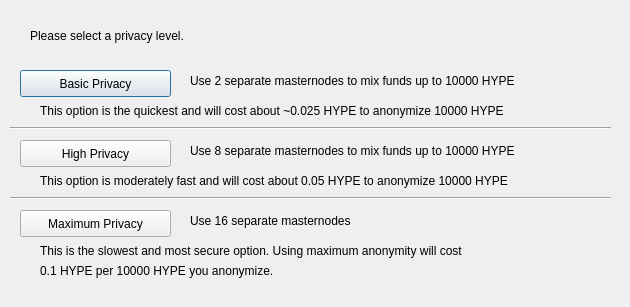
<?xml version="1.0" encoding="UTF-8"?>
<ui version="4.0">
 <class>DarksendConfig</class>
 <widget class="QDialog" name="DarksendConfig">
  <property name="geometry">
   <rect>
    <x>0</x>
    <y>0</y>
    <width>630</width>
    <height>307</height>
   </rect>
  </property>
  <property name="windowTitle">
   <string>Configure Darksend</string>
  </property>
  <widget class="QPushButton" name="buttonBasic">
   <property name="geometry">
    <rect>
     <x>20</x>
     <y>70</y>
     <width>151</width>
     <height>27</height>
    </rect>
   </property>
   <property name="text">
    <string>Basic Privacy</string>
   </property>
  </widget>
  <widget class="QPushButton" name="buttonHigh">
   <property name="geometry">
    <rect>
     <x>20</x>
     <y>140</y>
     <width>151</width>
     <height>27</height>
    </rect>
   </property>
   <property name="text">
    <string>High Privacy</string>
   </property>
  </widget>
  <widget class="QPushButton" name="buttonMax">
   <property name="geometry">
    <rect>
     <x>20</x>
     <y>210</y>
     <width>151</width>
     <height>27</height>
    </rect>
   </property>
   <property name="text">
    <string>Maximum Privacy</string>
   </property>
  </widget>
  <widget class="QLabel" name="label">
   <property name="geometry">
    <rect>
     <x>30</x>
     <y>20</y>
     <width>571</width>
     <height>31</height>
    </rect>
   </property>
   <property name="text">
    <string>Please select a privacy level.</string>
   </property>
  </widget>
  <widget class="QLabel" name="label_2">
   <property name="geometry">
    <rect>
     <x>190</x>
     <y>70</y>
     <width>421</width>
     <height>21</height>
    </rect>
   </property>
   <property name="text">
    <string>Use 2 separate masternodes to mix funds up to 10000 HYPE</string>
   </property>
  </widget>
  <widget class="QLabel" name="label_3">
   <property name="geometry">
    <rect>
     <x>190</x>
     <y>140</y>
     <width>411</width>
     <height>21</height>
    </rect>
   </property>
   <property name="text">
    <string>Use 8 separate masternodes to mix funds up to 10000 HYPE</string>
   </property>
  </widget>
  <widget class="QLabel" name="label_4">
   <property name="geometry">
    <rect>
     <x>190</x>
     <y>210</y>
     <width>421</width>
     <height>21</height>
    </rect>
   </property>
   <property name="text">
    <string>Use 16 separate masternodes</string>
   </property>
  </widget>
  <widget class="QLabel" name="label_6">
   <property name="geometry">
    <rect>
     <x>40</x>
     <y>100</y>
     <width>561</width>
     <height>21</height>
    </rect>
   </property>
   <property name="text">
    <string>This option is the quickest and will cost about ~0.025 HYPE to anonymize 10000 HYPE</string>
   </property>
  </widget>
  <widget class="QLabel" name="label_7">
   <property name="geometry">
    <rect>
     <x>40</x>
     <y>170</y>
     <width>561</width>
     <height>21</height>
    </rect>
   </property>
   <property name="text">
    <string>This option is moderately fast and will cost about 0.05 HYPE to anonymize 10000 HYPE</string>
   </property>
  </widget>
  <widget class="QLabel" name="label_8">
   <property name="geometry">
    <rect>
     <x>40</x>
     <y>240</y>
     <width>561</width>
     <height>21</height>
    </rect>
   </property>
   <property name="text">
    <string>This is the slowest and most secure option. Using maximum anonymity will cost</string>
   </property>
  </widget>
  <widget class="QLabel" name="label_9">
   <property name="geometry">
    <rect>
     <x>40</x>
     <y>260</y>
     <width>561</width>
     <height>21</height>
    </rect>
   </property>
   <property name="text">
    <string>0.1 HYPE per 10000 HYPE you anonymize.</string>
   </property>
  </widget>
  <widget class="Line" name="line">
   <property name="geometry">
    <rect>
     <x>10</x>
     <y>120</y>
     <width>601</width>
     <height>16</height>
    </rect>
   </property>
   <property name="orientation">
    <enum>Qt::Horizontal</enum>
   </property>
  </widget>
  <widget class="Line" name="line_2">
   <property name="geometry">
    <rect>
     <x>10</x>
     <y>190</y>
     <width>601</width>
     <height>16</height>
    </rect>
   </property>
   <property name="orientation">
    <enum>Qt::Horizontal</enum>
   </property>
  </widget>
 </widget>
 <resources/>
 <connections/>
</ui>
